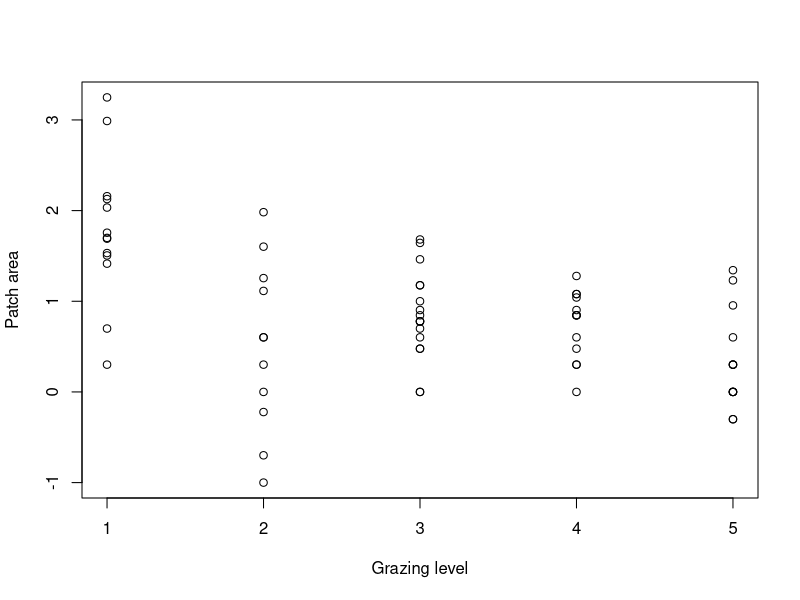
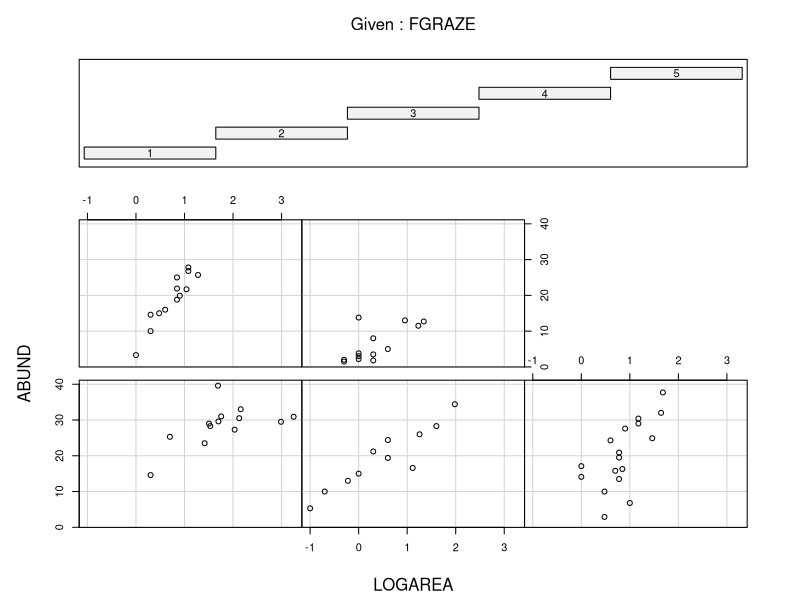
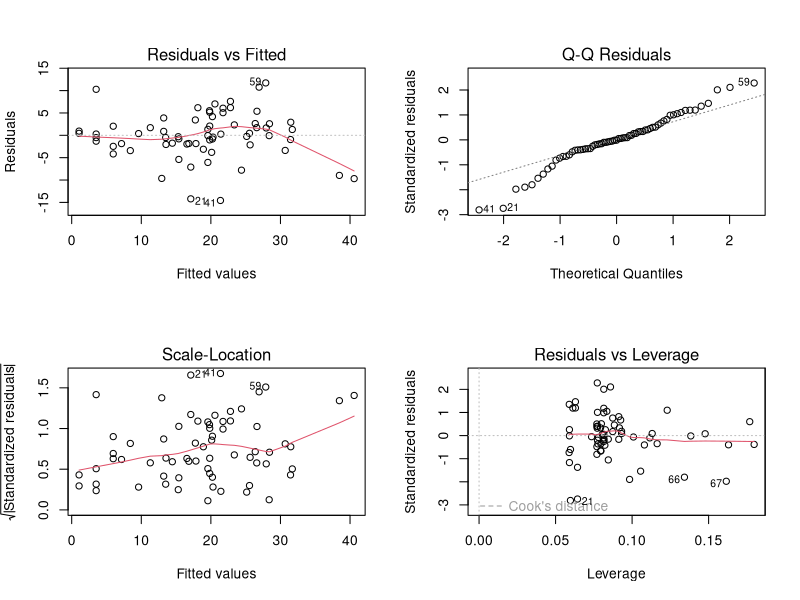
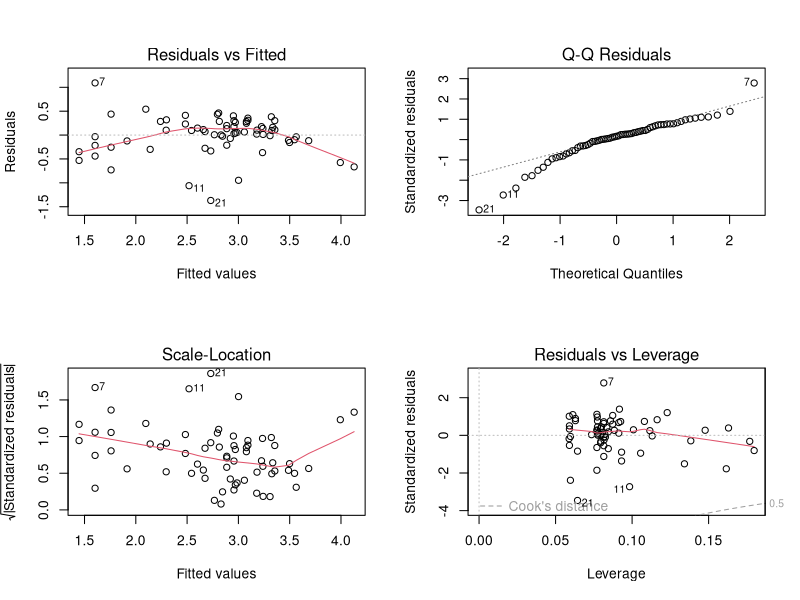
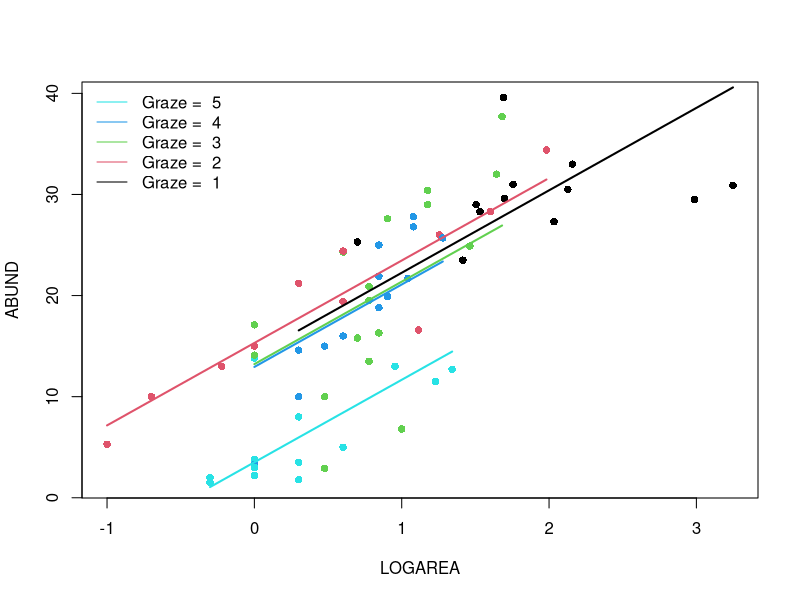
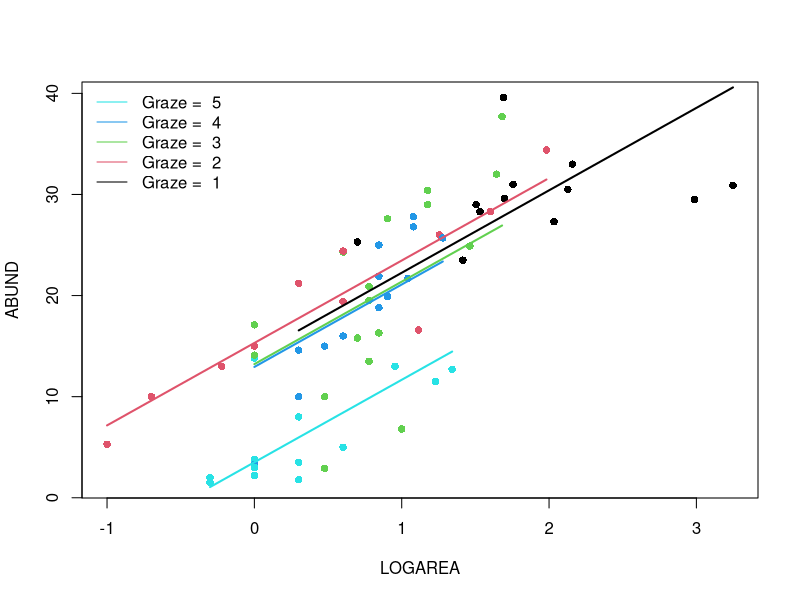
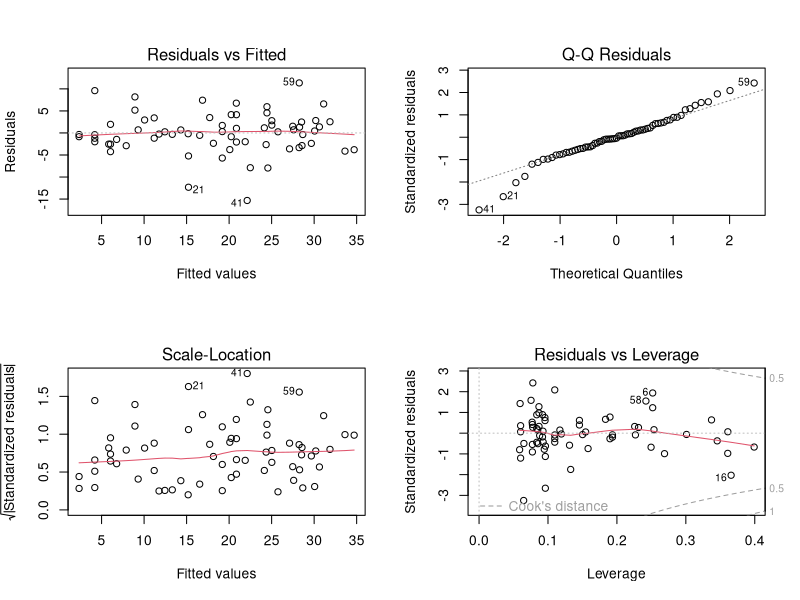
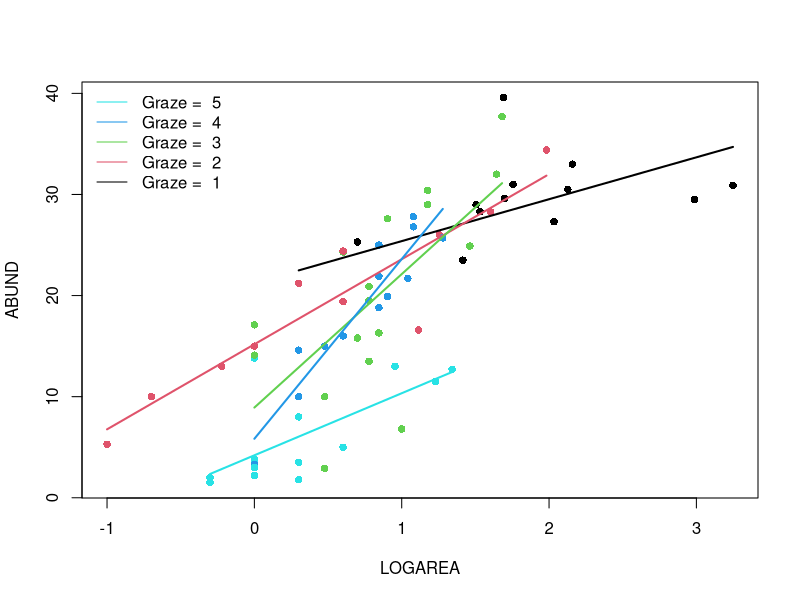

Write R code to recreate these figures, in order.
## ---- chunk 1
knitr::opts_chunk$set(echo=TRUE, message = FALSE, warning = FALSE, eval = FALSE, cache = FALSE)

SOLUTIONS<- FALSE
## ---- chunk 2
loyn <- read.table("./data/loyn.txt", header = TRUE)
str(loyn)
## ---- chunk 3
loyn$LOGAREA <- log10(loyn$AREA)
# create factor GRAZE as it was originally coded as an integer
loyn$FGRAZE <- factor(loyn$GRAZE)
## ---- chunk 4
plot(LOGAREA ~ GRAZE, xlab = "Grazing level", ylab = "Patch area", data = loyn)

# There is a good spread of patch areas within each grazing level overall,
# although there is a trend for more grazing the smaller the patch is.
# the lowest level of grazing intensity happens to be predominantly in 
# larger patches (including the two monster patches)

# How would we expect adding grazing level to the LOGAREA model to affect 
# the predictions of the model? Think particularly of the largest two patches
# which were previously overestimated by the model (negative residuals - 
# see the linear model 1 exercise)?
# Since the lowest grazing levels appear to be associated with the highest 
# bird abundances, we could expect a model combining area and grazing level
# to predict an even higher abundance for these patches 
# this would not improve the situation for these patches, at least.
# But let's find out if that's the case!
## ---- chunk 5
coplot(ABUND ~ LOGAREA | FGRAZE, data = loyn)

# There is a lot of variation in there, but:
# The mean abundance seems to decrease as grazing levels increase.
# Most noticeable in the highest grazing level.
# Within a grazing level, abundance seems to increase with the log-patch area.
# It is unclear from this if the slope of the log-area effect is 
# different between grazing levels
## ---- chunk 6
birds.add.1 <- lm(ABUND ~ LOGAREA + FGRAZE, data = loyn)
## ---- chunk 7
anova(birds.add.1)

# null hypothesis 1: There is no effect of LOGAREA on ABUND
# (the coefficient for LOGAREA is zero)
# null hypothesis 2: There is no effect of FGRAZE on ABUND
# (no difference between grazing levels *after* the effect of LOGAREA)
# the p values are all very small therefore reject both null hypotheses.

# Proportions of variation can all be calculated by hand by copy-paste
# of the Sum Sq values if you prefer, but
# we can extract the Sums of squares like this:
str(anova(birds.add.1)) # examine the structure of the returned object
birds.add.1.SS<- anova(birds.add.1)$'Sum Sq' # store values of interest
birds.add.1.SS # checking that we have extracted the Sums of squares as intended

birds.add.1.SST<- sum(anova(birds.add.1)$'Sum Sq') # compute SST

# proportion of variation in the data explained by the model:
(birds.add.1.SST - birds.add.1.SS[3]) / birds.add.1.SST # 0.7269773

# proportion of variation in the data explained by predictors:
(birds.add.1.SS[1:2]) / birds.add.1.SST # 0.5476530 0.1793243

# So that's 55% for LOGAREA and 18% for FGRAZE after LOGAREA

## ---- chunk 8
birds.add.2 <- lm(ABUND ~ FGRAZE + LOGAREA, data = loyn)
anova(birds.add.2)

# null hypothesis 1: There is no effect of FGRAZE on ABUND
# (no difference between grazing levels)
# null hypothesis 2: There is no effect of LOGAREA on ABUND
# (the coefficient for LOGAREA is zero *after* the effect of FGRAZE)
# the p values are all very small therefore reject both null hypotheses.

# we can also extract the Sums of squares like this:
birds.add.2.SS<- anova(birds.add.2)$'Sum Sq' # store values of interest
birds.add.2.SST<- sum(anova(birds.add.2)$'Sum Sq') # compute SST

# proportion of variation in the data explained by the model:
(birds.add.2.SST - birds.add.2.SS[3]) / birds.add.2.SST
# the same as the previous model

# proportion of variation in the data explained by predictors:
(birds.add.2.SS[1:2]) / birds.add.2.SST # 0.5449233 0.1820540

# So that's 54% for LOGAREA and 18% for FGRAZE after LOGAREA,
# essentially reversing the contributions found in the first model.
# Conclusion: here the order matters a lot. This is not too surprising since
# the design is unbalanced and FGRAZE and LOGAREA covary (they are correlated)

## ---- chunk 9
summary(birds.add.1)

# Here the intercept (baseline) is *NOT* the mean abundance of birds for
# FGRAZE level 1. It is the predicted `ABUND` for LOGAREA = 0 & FGRAZE level 1.
# the null hypothesis for the intercept is that the intercept = 0.
# As the p value (p < 2e-16) is very small we reject this null hypothesis
# and conclude that the intercept is significantly different from 0.
# Not a biologically relevant hypothesis test, in this context
# (in fact totally arbitrary, as the location of the zero is determined
# by the transformation we chose)

# For LOGAREA, the null hypothesis is that the slope of the relationship
# between LOGAREA and ABUND = 0 (no relationship)

# The remaining estimates are differences (contrasts) between each level
# and the reference level, FGRAZE1. 
# For example the FGRAZE2 estimate is 0.38, so there are 0.38 more birds on
# average in graze level 2 compared to graze level 1, *for a given patch area*.
# This difference is however not significantly different from zero (p = 0.89). 

# The difference between graze level 5 (FGRAZE5) and the reference FGRAZE1 is 
# -11.89 (11.89 fewer birds in graze 5 compared to graze 1),
# for *an identical patch area*.
# This difference is significantly different from 0 (p = 0.00017) and therefore
# the mean abundance of birds in graze level 5 is significantly lower than in
# graze level 1, for the same patch area.

# The Multiple R-square value is as we calculated from the anova table

## ---- chunk 10
# ABUND = 15.72*(Intercept) + 7.25*LOGAREA + 0.38*FGRAZE2 - 0.19*FGRAZE3
# - 1.59*FGRAZE4 - 11.89*FGRAZE5
# Note that (Intercept) = 1 always

# expected abundance for (A): replace LOGAREA by -0.5, and all FGRAZE2...5 by 0
15.72*1 + 7.25*(-0.5) + 0.38*0 - 0.19*0 - 1.59*0 - 11.89*0 # 12.095

# could also extract the model coefficients like this:
birds.add.1.coef<- coef(birds.add.1)
birds.add.1.coef
# and multiply by the predictor values to obtain the equivalent prediction
# (difference due to my own roundings of estimates above)
sum(birds.add.1.coef * c(1, -0.5, 0, 0, 0, 0)) # 12.09278 

# expected abundance for (B): input 1 for the GRAZE3 variable
15.72*1 + 7.25*(-0.5) + 0.38*0 - 0.19*1 - 1.59*0 - 11.89*0 # 11.905
# or
sum(birds.add.1.coef * c(1, -0.5, 0, 1, 0, 0)) # 11.90349

# the difference (B) 11.90349 - (A) 12.09278 should correspond to
# the estimate for the GRAZE3 coefficient

# expected abundance for (C)
sum(birds.add.1.coef * c(1, 0.5, 0, 1, 0, 0)) # 19.15072

# the difference (C) 19.15072 - (B) 11.90349 should coincide with the
# estimate of the slope for the LOGAREA effect, since there is just one
# LOGAREA unit of difference and the slope is the change in expected
# abundance for a 1-unit increase in the predictor.

## ---- chunk 11
# first split the plotting device into 2 rows and 2 columns
par(mfrow = c(2,2))

# now create the residuals plots
plot(birds.add.1)

# To test the normality of residuals assumption we use the Normal Q-Q plot. 
# The central residuals are not too far from the Q-Q line but the extremes
# are too extreme (the tails of the distribution are too long). Some
# observations, both high and low, are poorly explained by the model.

# The plot of the residuals against the fitted values suggests these
# extreme residuals happen for intermediate fitted values.

# Looking at the homogeneity of variance assumption (Residuals vs
# Fitted and Scale-Location plot),
# the graphs are mostly messy, with no clear pattern emerging. There is
# a hint of smaller variance with the lowest fitted values, which is not ideal.
# This could mean that the homogeneity of variance assumption is not met
# (i.e. the variances are not the same). 

# The observations with the highest leverage don't appear to be overly
# influential, according to the Cook's distances in the Residuals vs
# Leverage plot.  

# ABUND being bounded by zero, it wouldn't be too surprising that the variance increases with the mean abundance.
# This is often improved by log-transforming the response
loyn$logABUND<- log(loyn$ABUND + 1) # here the natural log
birds.add.3 <- lm(logABUND ~ LOGAREA + FGRAZE, data = loyn)
par(mfrow = c(2,2))
plot(birds.add.3)

# Not this time! Lots of extreme negative residuals generated.

# Back to `birds.add.1` the other issue was the extreme residuals.
# This could be due to missing important predictors from the model, either
# new predictors altogether, or interactions: is it okay to assume
# the effect of LOGAREA to be the same for all grazing levels?

## ---- chunk 12
par(mfrow= c(1, 1))
plot(ABUND ~ LOGAREA, data= loyn, col= GRAZE, pch= 16)
# Note: # color 1 means black in R
# color 2 means red in R
# color 3 means green in R
# color 4 means blue in R
# color 5 means cyan in R

# FGRAZE1
# create a sequence of increasing Biomass within the observed range
LOGAREA.seq<- seq(from= min(loyn$LOGAREA[loyn$FGRAZE == 1]),
					to= max(loyn$LOGAREA[loyn$FGRAZE == 1]),
					length= 20)
# create data frame for prediction
dat4pred<- data.frame(FGRAZE= "1", LOGAREA= LOGAREA.seq)
# predict for new data
dat4pred$predicted<- predict(birds.add.1, newdata= dat4pred)
# add the predictions to the plot of the data
lines(predicted ~ LOGAREA, data= dat4pred, col= 1, lwd= 2)

# FGRAZE2
LOGAREA.seq<- seq(from= min(loyn$LOGAREA[loyn$FGRAZE == 2]),
					to= max(loyn$LOGAREA[loyn$FGRAZE == 2]),
					length= 20)
dat4pred<- data.frame(FGRAZE= "2", LOGAREA= LOGAREA.seq)
dat4pred$predicted<- predict(birds.add.1, newdata= dat4pred)
lines(predicted ~ LOGAREA, data= dat4pred, col= 2, lwd= 2)

# FGRAZE3
LOGAREA.seq<- seq(from= min(loyn$LOGAREA[loyn$FGRAZE == 3]),
					to= max(loyn$LOGAREA[loyn$FGRAZE == 3]),
					length= 20)
dat4pred<- data.frame(FGRAZE= "3", LOGAREA= LOGAREA.seq)
dat4pred$predicted<- predict(birds.add.1, newdata= dat4pred)
lines(predicted ~ LOGAREA, data= dat4pred, col= 3, lwd= 2)

# FGRAZE4
LOGAREA.seq<- seq(from= min(loyn$LOGAREA[loyn$FGRAZE == 4]),
					to= max(loyn$LOGAREA[loyn$FGRAZE == 4]),
					length= 20)
dat4pred<- data.frame(FGRAZE= "4", LOGAREA= LOGAREA.seq)
dat4pred$predicted<- predict(birds.add.1, newdata= dat4pred)
lines(predicted ~ LOGAREA, data= dat4pred, col= 4, lwd= 2)

# FGRAZE5
LOGAREA.seq<- seq(from= min(loyn$LOGAREA[loyn$FGRAZE == 5]),
					to= max(loyn$LOGAREA[loyn$FGRAZE == 5]),
					length= 20)
dat4pred<- data.frame(FGRAZE= "5", LOGAREA= LOGAREA.seq)
dat4pred$predicted<- predict(birds.add.1, newdata= dat4pred)
lines(predicted ~ LOGAREA, data= dat4pred, col= 5, lwd= 2)

legend("topleft", 
 legend= paste("Graze = ", 5:1), 
 col= c(5:1), bty= "n",
 lty= c(1, 1, 1), 
 lwd= c(1, 1, 1))
## ---- chunk 13
# [OPTIONAL]
# Okay, that was a long-winded way of doing this.
# If, like me, you prefer more compact code and less risks of errors,
# you can use a loop, to save repeating the sequence 5 times:
par(mfrow= c(1, 1))
plot(ABUND ~ LOGAREA, data= loyn, col= GRAZE, pch= 16)

for(g in levels(loyn$FGRAZE)){# `g` will take the values "1", "2",..., "5" in turn
	LOGAREA.seq<- seq(from= min(loyn$LOGAREA[loyn$FGRAZE == g]),
										to= max(loyn$LOGAREA[loyn$FGRAZE == g]),
														length= 20)
	dat4pred<- data.frame(FGRAZE= g, LOGAREA= LOGAREA.seq)
	dat4pred$predicted<- predict(birds.add.1, newdata= dat4pred)
	lines(predicted ~ LOGAREA, data= dat4pred, col= as.numeric(g), lwd= 2)
}
legend("topleft", 
 legend= paste("Graze = ", 5:1), 
 col= c(5:1), bty= "n",
 lty= c(1, 1, 1), 
 lwd= c(1, 1, 1))
## ---- chunk 14
# There is a significant effect of grazing levels, especially the highest
# level with a negative effect on bird abundance

# There is a significant positive effect of patch area, too.

# The relative importance of patch area and grazing is not clear, as these
# are correlated, with smaller patches also having higher grazing intensity
# on average, and larger patches lower grazing intensity.

# Some observations are poorly predicted (fitted) using the current set
# of predictors.
## ---- chunk 15
birds.inter.1 <- lm(ABUND ~ FGRAZE * LOGAREA , data = loyn)
## ---- chunk 16
anova(birds.inter.1)

# null hypothesis 1: There is no effect of LOGAREA on ABUND
# (the coefficient for LOGAREA is zero)

# null hypothesis 2: There is no effect of FGRAZE on ABUND
# (no difference between grazing levels *after* the effect of LOGAREA)

# null hypothesis 3: There is no effect of an FGRAZE by ABUND interaction
# *after* the effects of LOGAREA and FGRAZE combined).
# A couple of equivalent ways to say this: the effect of LOGAREA doesn't differ
# among FGRAZE levels or: the difference in bird abundance between grazing
# levels is the same for all patch areas.

# As long as there is an interaction in the model, the null hypotheses 1 and 2
# ("main effects") are not relevant to us
# the p value for the interaction is large, therefore we fail to reject the
# null hypothesis: there is no evidence supporting this interaction.
## ---- chunk 17
summary(birds.inter.1)

# Here the intercept (baseline) is the predicted `ABUND` for LOGAREA = 0,
# for FGRAZE level 1.
# the null hypothesis for the intercept is that the intercept = 0
# (not biologically relevant).

# LOGAREA represents the slope for LOGAREA, specific to level FGRAZE = 1.
# The null hypothesis is that the slope of the relationship
# between LOGAREA and ABUND = 0, for level FGRAZE = 1 only. 

# FGRAZE2...5 estimate differences (contrasts) between the *intercept* of
# each level and the *intercept* of the reference level, FGRAZE = 1. 

# FGRAZE2...5:LOGAREA estimate differences (contrasts) between the *slope*
# of LOGAREA for each level and the *slope* of LOGAREA for the reference
# level, FGRAZE = 1. 


# The Multiple R-square value is 0.76, slightly up from the purely additive
# model (but not much, given that we have added a whole 4 parameters to the
# model, i.e. nearly doubled its complexity)

## ---- chunk 18
# ABUND = 21.243*(Intercept) - 6.165*FGRAZE2 - 7.215*FGRAZE3 - 17.910*FGRAZE4
# - 17.043*FGRAZE5 + 4.144*LOGAREA + 4.368*FGRAZE2:LOGAREA
# + 4.989*FGRAZE3:LOGAREA + 15.235*FGRAZE4:LOGAREA + 1.996*FGRAZE5:LOGAREA
# Note that (Intercept) = 1 always

# expected abundance for (A): replace LOGAREA by 2.5, and all terms involving
# FGRAZE2...5 by 0
21.243*1 - 6.165*0 - 7.215*0 - 17.910*0 - 17.043*0 + 4.144*2.5 + 4.368*0 + 4.989*0 + 15.235*0 + 1.996*0 # 31.603

# much lower risk of error by extracting the model coefficients like this:
birds.inter.1.coef<- coef(birds.inter.1)
birds.inter.1.coef # check coefficients and their order
# and multiply by the predictor values to obtain the equivalent prediction
sum(birds.inter.1.coef * c(1, 0, 0, 0, 0, 2.5, 0, 0, 0, 0)) # 31.60296 

# expected abundance for (B): input 1 for the GRAZE5 variable and -0.5 for
# variables LOGAREA and FGRAZE5:LOGAREA
21.243*1 - 6.165*0 - 7.215*0 - 17.910*0 - 17.043*1 + 4.144*(-0.5) + 4.368*0 + 4.989*0 + 15.235*0 + 1.996*(-0.5) # 1.13
# or
sum(birds.inter.1.coef * c(1, 0, 0, 0, 1, -0.5, 0, 0, 0, -0.5)) # 1.130203 

# Well done if you got there!
## ---- chunk 19
# first split the plotting device into 2 rows and 2 columns
par(mfrow = c(2,2))

# now create the residuals plots
plot(birds.inter.1)

# Not a great deal of an improvement! Just marginally better in every respect,
# thanks to increasing the fit slightly (by throwing lots of new model
# parameters at the data).
## ---- chunk 20
# NOTE: I'm using the loop version of the plot, here.
# If you don't like it, refer to the long-hand code version at Question 12

par(mfrow= c(1, 1))
plot(ABUND ~ LOGAREA, data= loyn, col= GRAZE, pch= 16)

for(g in levels(loyn$FGRAZE)){# `g` will take the values "1", "2",..., "5" in turn
	LOGAREA.seq<- seq(from= min(loyn$LOGAREA[loyn$FGRAZE == g]),
										to= max(loyn$LOGAREA[loyn$FGRAZE == g]),
														length= 20)
	dat4pred<- data.frame(FGRAZE= g, LOGAREA= LOGAREA.seq)
	dat4pred$predicted<- predict(birds.inter.1, newdata= dat4pred)
	lines(predicted ~ LOGAREA, data= dat4pred, col= as.numeric(g), lwd= 2)
}
legend("topleft", 
 legend= paste("Graze = ", 5:1), 
 col= c(5:1), bty= "n",
 lty= c(1, 1, 1), 
 lwd= c(1, 1, 1))
## ---- chunk 21
# The slopes of the LOGAREA effect across grazing levels are all over the
# place, without any coherent pattern (for instance, they could have been
# increasing or decreasing gradually from low to high grazing intensity)

# The interaction is non-significant, so isn't supported statistically either.

# Time to revert to the simpler, or a different model? More on this in the next session!

